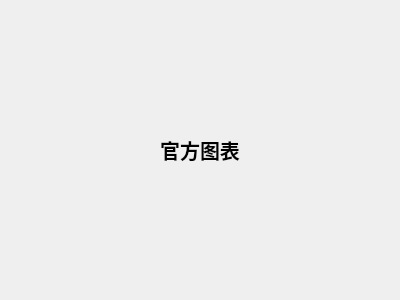
<?xml version="1.0" encoding="UTF-8"?>
<ui version="4.0">
 <class>OfficialWidget</class>
 <widget class="QWidget" name="OfficialWidget">
  <property name="geometry">
   <rect>
    <x>0</x>
    <y>0</y>
    <width>400</width>
    <height>300</height>
   </rect>
  </property>
  <property name="windowTitle">
   <string>Form</string>
  </property>
  <layout class="QHBoxLayout" name="horizontalLayout">
   <item>
    <widget class="QLabel" name="label">
     <property name="sizePolicy">
      <sizepolicy hsizetype="Fixed" vsizetype="Fixed">
       <horstretch>0</horstretch>
       <verstretch>0</verstretch>
      </sizepolicy>
     </property>
     <property name="font">
      <font>
       <pointsize>15</pointsize>
       <bold>true</bold>
      </font>
     </property>
     <property name="text">
      <string>官方图表</string>
     </property>
     <property name="alignment">
      <set>Qt::AlignCenter</set>
     </property>
    </widget>
   </item>
  </layout>
 </widget>
 <resources/>
 <connections/>
</ui>
